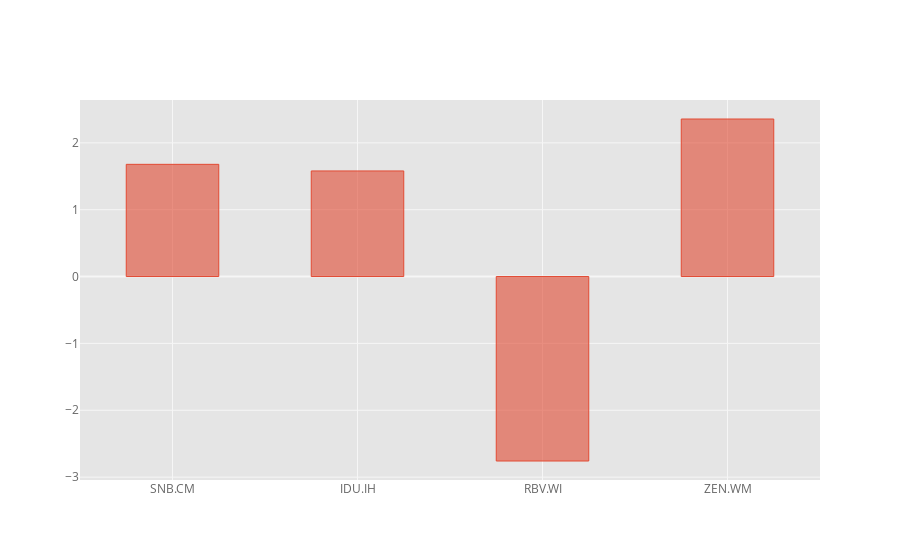

Notebook code for this chart:
### Code cell
df.iloc[3].iplot(kind='bar',bargap=.5)

### Figure 1 — Plotly figure (JSON) as saved in the notebook; plotly's stock layout.template omitted (floating-point values rounded to 4 significant figures)
{"data": [{"marker": {"color": "rgba(226, 74, 51, 0.6)", "line": {"color": "rgba(226, 74, 51, 1.0)", "width": 1}}, "name": "2015-01-04 00:00:00", "orientation": "v", "text": "", "type": "bar", "x": ["SNB.CM", "IDU.IH", "RBV.WI", "ZEN.WM"], "y": [1.678, 1.579, -2.758, 2.356]}], "layout": {"bargap": 0.5, "legend": {"bgcolor": "#FFFFFF", "font": {"color": "#666666"}}, "paper_bgcolor": "#FFFFFF", "plot_bgcolor": "#E5E5E5", "title": {"font": {"color": "#151516"}}, "xaxis": {"gridcolor": "#F6F6F6", "showgrid": true, "tickfont": {"color": "#666666"}, "title": {"font": {"color": "#666666"}, "text": ""}, "zerolinecolor": "#F6F6F6"}, "yaxis": {"gridcolor": "#F6F6F6", "showgrid": true, "tickfont": {"color": "#666666"}, "title": {"font": {"color": "#666666"}, "text": ""}, "zerolinecolor": "#F6F6F6"}}}
